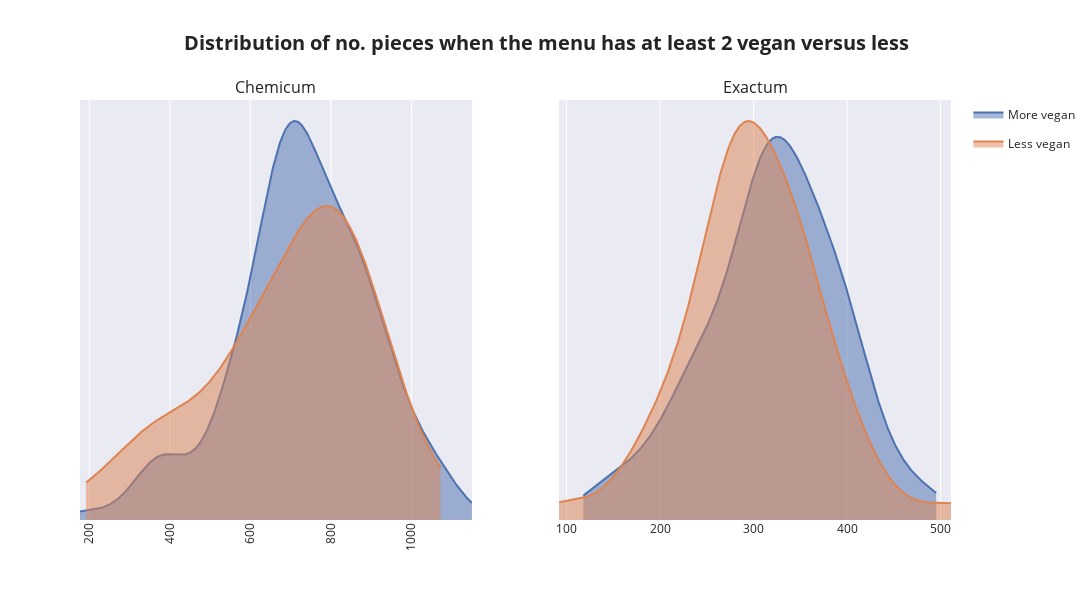

Write notebook code for a chart like this one.
### Code cell
# Plot
fig = make_subplots(
    rows=1, cols=2,
    specs=[
        [{'type': 'scatter'}, {'type': 'scatter'}]
    ],
    subplot_titles=RESTAURANT
)

for i, restaurant in enumerate(RESTAURANT):
    showlegend = i == 0

    dishes_restaurant = dishes[dishes['restaurant'] == restaurant]

    dishes_restaurant['alot_vegan'] = dishes_restaurant['num_cat_vegan'] >= 2

    pcs_alot_vegan = dishes_restaurant[dishes_restaurant['alot_vegan']]['pcs']
    pcs_not_alot_vegan = dishes_restaurant[~dishes_restaurant['alot_vegan']]['pcs']


    fx1 = ff.create_distplot([pcs_alot_vegan], ['distplot'], curve_type='kde')
    fig.add_trace(
        go.Scatter(x=fx1.data[1]['x'], y=fx1.data[1]['y'], name='More vegan', marker=dict(color='#4c72b0'), legendgroup="blue", fill='tozeroy', showlegend=showlegend),
        row=1, col=i+1
    )

    fx1 = ff.create_distplot([pcs_not_alot_vegan], ['distplot'], curve_type='kde')
    fig.add_trace(
        go.Scatter(x=fx1.data[1]['x'], y=fx1.data[1]['y'], name='Less vegan', marker=dict(color='#dd8452'), legendgroup="orange", fill='tozeroy', showlegend=showlegend),
        row=1, col=i+1
    )

fig.update_layout(
    height=600, 
    width=1200,
    title_text="<b>Distribution of no. pieces when the menu has at least 2 vegan versus less</b>",
    title_font_size=20,
    xaxis_tickangle=-90,
    title_x=0.5,
)
fig.update_yaxes(visible=False)

fig.show()

### Figure 1 — Plotly figure (JSON) as saved in the notebook; plotly's stock layout.template omitted (floating-point values rounded to 4 significant figures; data arrays with more than 128 entries replaced by an {"elided": "..."} marker saying what was removed)
{"data": [{"fill": "tozeroy", "legendgroup": "blue", "marker": {"color": "#4c72b0"}, "name": "More vegan", "showlegend": true, "type": "scatter", "x": {"elided": "500 float values"}, "xaxis": "x", "y": {"elided": "500 float values"}, "yaxis": "y"}, {"fill": "tozeroy", "legendgroup": "orange", "marker": {"color": "#dd8452"}, "name": "Less vegan", "showlegend": true, "type": "scatter", "x": {"elided": "500 float values"}, "xaxis": "x", "y": {"elided": "500 float values"}, "yaxis": "y"}, {"fill": "tozeroy", "legendgroup": "blue", "marker": {"color": "#4c72b0"}, "name": "More vegan", "showlegend": false, "type": "scatter", "x": {"elided": "500 float values"}, "xaxis": "x2", "y": {"elided": "500 float values"}, "yaxis": "y2"}, {"fill": "tozeroy", "legendgroup": "orange", "marker": {"color": "#dd8452"}, "name": "Less vegan", "showlegend": false, "type": "scatter", "x": {"elided": "500 float values"}, "xaxis": "x2", "y": {"elided": "500 float values"}, "yaxis": "y2"}], "layout": {"annotations": [{"font": {"size": 16}, "showarrow": false, "text": "Chemicum", "x": 0.225, "xanchor": "center", "xref": "paper", "y": 1, "yanchor": "bottom", "yref": "paper"}, {"font": {"size": 16}, "showarrow": false, "text": "Exactum", "x": 0.775, "xanchor": "center", "xref": "paper", "y": 1, "yanchor": "bottom", "yref": "paper"}], "height": 600, "title": {"font": {"size": 20}, "text": "<b>Distribution of no. pieces when the menu has at least 2 vegan versus less</b>", "x": 0.5}, "width": 1200, "xaxis": {"anchor": "y", "domain": [0, 0.45], "tickangle": -90}, "xaxis2": {"anchor": "y2", "domain": [0.55, 1]}, "yaxis": {"anchor": "x", "domain": [0, 1], "visible": false}, "yaxis2": {"anchor": "x2", "domain": [0, 1], "visible": false}}}
